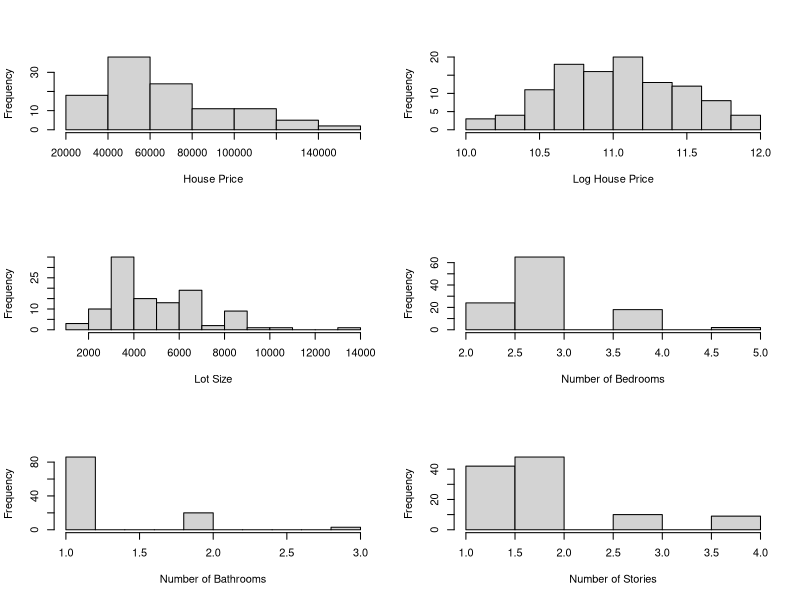
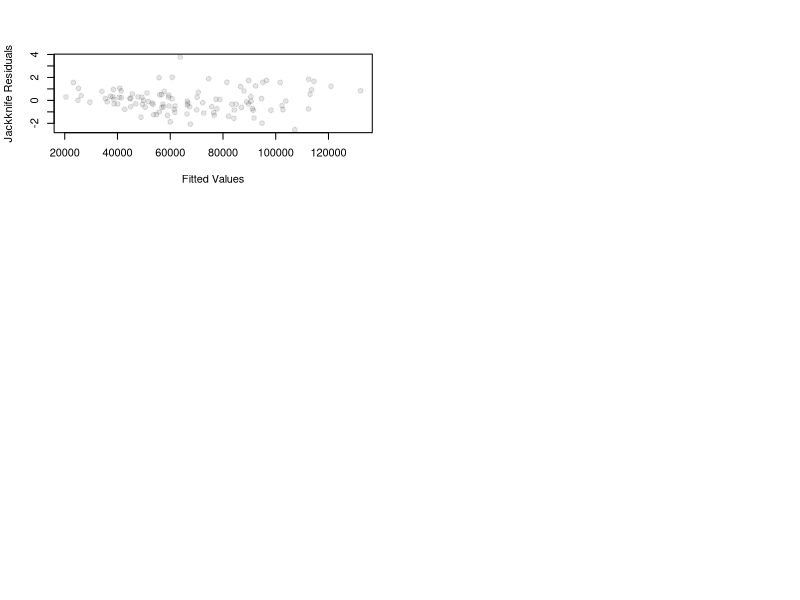

Write R code to recreate these figures, in order. (Note: this script raises an error after producing the figures.)
library(AER)
library(mgcv)
library(car)
library(sandwich)
library(lmtest)

data(HousePrices)

###### Regression for Table II #####
table2.reg <- lm(log(price) ~ 1 + driveway + recreation + fullbase + gasheat + aircon
                 + garage + prefer + log(lotsize) + log(bedrooms) + log(bathrooms)
                 + log(stories), data = HousePrices)
summary(table2.reg)

###### Regression for Table III #####
table3.reg <- lm(log(price) ~ 1 + driveway + recreation + fullbase + gasheat + aircon
                 + garage + prefer + log(lotsize) + bedrooms + bathrooms
                 + stories, data = HousePrices)
summary(table3.reg)

###### Create exploration, validation, and test sets #####
data.copy <- HousePrices
data.copy <- data.copy[sample(nrow(data.copy)),]
exploration.data <-  data.copy[1:109,]
validation.data <- data.copy[110:437,]
test.data <- data.copy[438:546,]

###### Histograms #####
par(mfrow=c(3,2)) 

hist(exploration.data$price,
     breaks = "FD",
     xlab = "House Price",
     main = "")

hist(log(exploration.data$price),
     breaks = "FD",
     xlab = "Log House Price",
     main = "")

hist(exploration.data$lotsize,
     breaks = "FD",
     xlab = "Lot Size",
     main = "")

hist(exploration.data$bedrooms,
     breaks = "FD",
     xlab = "Number of Bedrooms",
     main = "")

hist(exploration.data$bathrooms,
     breaks = "FD",
     xlab = "Number of Bathrooms",
     main = "")

hist(exploration.data$stories,
     breaks = "FD",
     xlab = "Number of Stories",
     main = "")

###### Tables #####
table(exploration.data$driveway)
print("Driveway")

table(exploration.data$recreation)
print("Recreational Room")

table(exploration.data$fullbase)
print("Full Basement")

table(exploration.data$gasheat)
print("Gas for Hot Water")

table(exploration.data$aircon)
print("Central Air Conditioning")

table(exploration.data$prefer)
print("Preferred Neighborhood")

###### jackknife residuals versus fitted values #####
table2.reg2 <- lm(price ~ 1 + driveway + recreation + fullbase + gasheat + aircon
                  + garage + prefer + log(lotsize) + log(bedrooms) + log(bathrooms)
                  + log(stories), data = exploration.data)

jr.fv.plot <- plot(fitted(table2.reg2), rstudent(table2.reg2),
                   ylab = "Jackknife Residuals",
                   xlab = "Fitted Values",
                   pch  = 19,
                   col  = rgb(0, 0, 0, .1))
jr.fv.plot

###### Box-Cox transformation #####
bc <- boxCox(price ~ 1 + driveway + recreation + fullbase + gasheat + aircon
             + garage + prefer + log(lotsize) + log(bedrooms) + log(bathrooms)
             + log(stories), plotit = TRUE, data = exploration.data)
bc$x[bc$y == max(bc$y)]

###### Component-residual plot #####
table2.reg3 <- lm(log(price) ~ 1 + driveway + recreation + fullbase + gasheat + aircon
                  + garage + prefer + lotsize + log(bedrooms) + log(bathrooms)
                  + log(stories), data = exploration.data)

cr.plot <- crPlots(table2.reg3, terms = ~ lotsize, data = exploration.data)
cr.plot 

###### Box-Tidwell transformation #####
boxTidwell(log(price) ~ lotsize, data = exploration.data)

##### Semi-Parametric GAM Model #####
gam1 <- gam(log(price) ~ 1 + driveway + recreation + fullbase + gasheat + aircon
            + garage + prefer + s(lotsize) + log(bedrooms) + log(bathrooms)
            + log(stories), data = exploration.data)

pr.plot <- plot(gam1,
                residuals = TRUE,  # Include the partial residuals
                shade     = TRUE,  # Include shaded confidence bands
                pages     = 1,
                scale     = 0, 
                cex       = 3) 

##### Cross-Validation #####
nfolds <- 5
case.folds <- rep(1:nfolds, length.out = nrow(HousePrices))
case.folds <- sample(case.folds) 

# Create empty vectors to store results
new.model <- c()  
gam.model <- c()

for (fold in 1:nfolds) {
  
  # Create training and test cases
  train <- validation.data[case.folds != fold, ]
  test <- validation.data[case.folds == fold, ]
  
  # Run the models
  new.train <- lm(log(price) ~ 1 + driveway + recreation + fullbase + gasheat + aircon
                  + garage + prefer + I(lotsize^-0.1763991) + log(bedrooms) + log(bathrooms)
                  + log(stories), data = validation.data)  
  gam.train <- gam(log(price) ~ 1 + driveway + recreation + fullbase + gasheat + aircon
                   + garage + prefer + s(lotsize) + log(bedrooms) + log(bathrooms)
                   + log(stories), data = validation.data)
  
  # Generate test SSEs, predict function automatically finds the correct col
  new.test <- (log(test$price) - predict(new.train, test))^2
  gam.test <- (log(test$price) - predict(gam.train, test))^2
  
  # Calculate rMSEs
  rMSEtest1 <- sqrt(sum(new.test)/length(new.test))
  rMSEtest2 <- sqrt(sum(gam.test)/length(gam.test))
  
  # Append the rMSE from this iteration to vectors
  new.model <- c(new.model, rMSEtest1)  
  gam.model <- c(new.model, rMSEtest2)   
}

# Average the MSEs
new.avg <- mean(new.model)
gam.avg <- mean(gam.model)

#t.test(new.avg, gam.avg)

##### Comparing Robust Standard Errors #####
coeftest(table2.reg, 
         vcov = vcovHC(table2.reg, type = "HC0"),
         df = df.residual(table2.reg))  # residual df is n - number of parameters  

##### Statistical Story #####
vcov = vcovHC(table2.reg, type = "HC0")
vars <- diag(vcov)
beta.hat <- coefficients(table2.reg)
lower <- beta.hat - 1.96*sqrt(vars)
upper <- beta.hat + 1.96*sqrt(vars)
